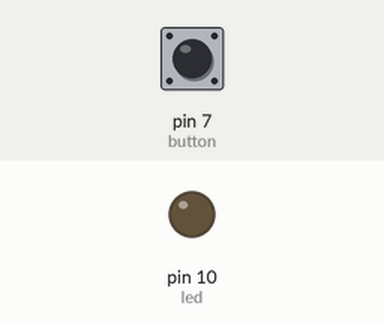
Recording of a sketch running on a simulated Arduino Uno, built with avr-gcc and run on an emulated ATmega328P. Parts: output pins drawn as LEDs (lit = HIGH). Inputs (shaded band) come from the test bench; at power-on: pin 7 (button) LOW.

Above: at 1.2 s.
1.3 s: pin 7 (button) pulled HIGH for 0.15 s
At 1.37 s:
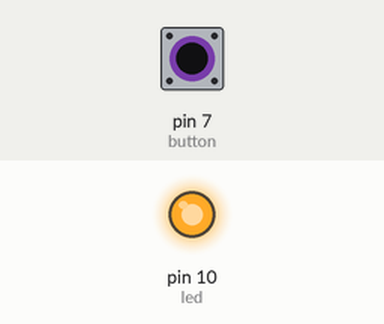
2.9 s: pin 7 (button) pulled HIGH for 3.2 s
At 6.5 s:
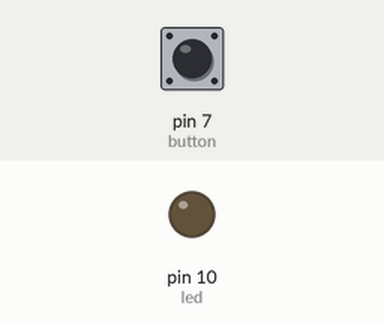
Timing chart, 0 to 8.0 s (numbered marks = the images above; inputs shaded):
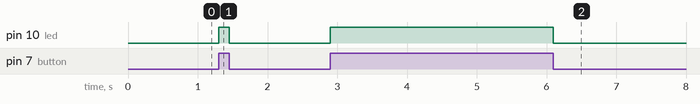

The sketch:

Lab_SI_1_2.ino
```cpp
const int led = 10;
const int button = 7;
int value = 0;

void setup()
{
	pinMode(led, OUTPUT);
	pinMode(button, INPUT);
}

void loop()
{
	value = digitalRead(button);
  	if (value == HIGH)
    {
    	digitalWrite(led, HIGH);
    }
    else
    {
    	digitalWrite(led,LOW);
    }
}
```

Measured:
- after the input at 1.3 s, pin 10 (led): LOW → HIGH at once, → LOW 0.15 s later
- after the input at 2.9 s, pin 10 (led): LOW → HIGH at once, → LOW 3.2 s later
